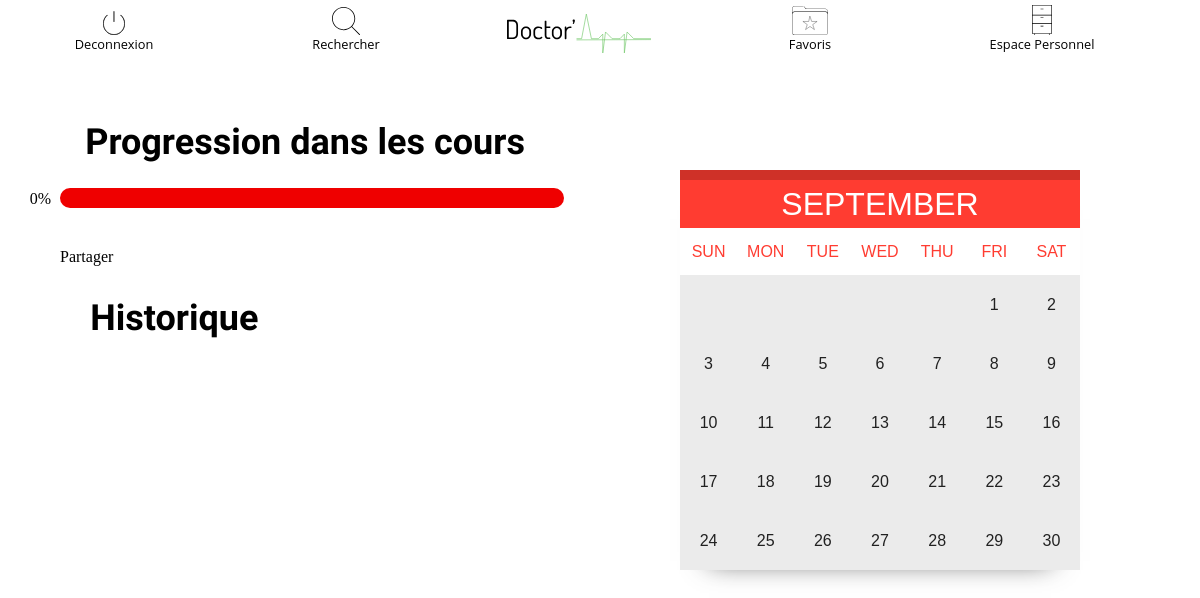
The app's page /users/organisation (signed in), older data.
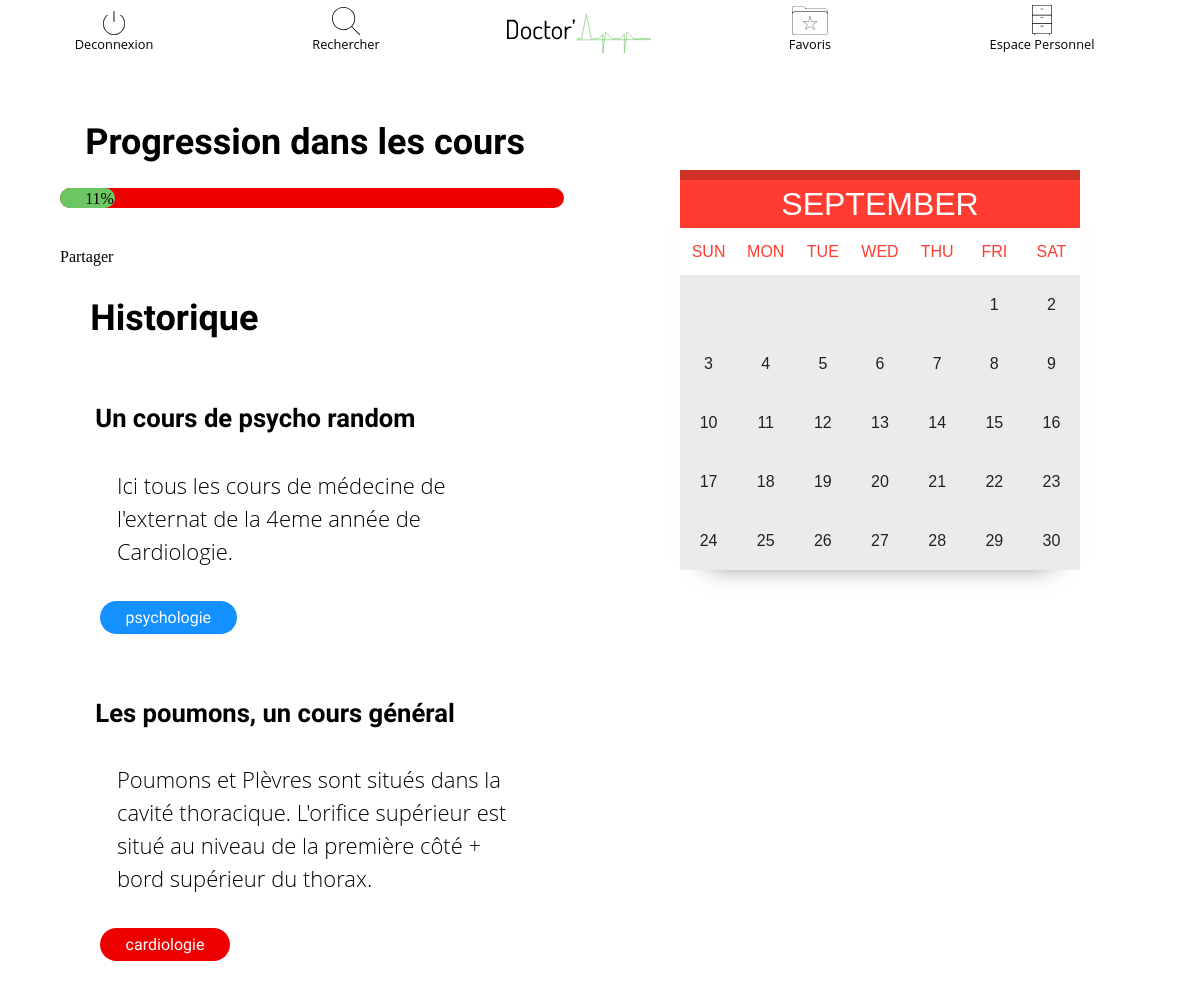
The same page, newer data.
### tables this page shows
CREATE TABLE `cours` (
  `id` int(11) NOT NULL,
  `name` varchar(255) NOT NULL,
  `content` text NOT NULL,
  `mat_id` int(11) NOT NULL,
  `tag_id` int(11) NOT NULL,
  `full_content` text NOT NULL
);

CREATE TABLE `tags` (
  `id` int(11) NOT NULL,
  `name` varchar(20) NOT NULL,
  `color` varchar(20) NOT NULL
);

### classes/Boostrap.php (called while the page is built)
<?php
class Bootstrap {
    private $_controller;
    private $_action;
    private $_request;
    public function __construct($request)
    {
        $this->_request = $request;
        if ($this->_request['controller'] == "") {
            $this->_controller = "home";
        } else {
            $this->_controller = $this->_request['controller'];
        }
        if ($this->_request['action'] == "") {
            $this->_action = "index";
        } else {
            $this->_action = $this->_request['action'];
        }
    }
    public function createController(){
        if(class_exists($this->_controller)){
            $parents = class_parents($this->_controller);
            if(in_array("Controller", $parents)){
                if(method_exists($this->_controller, $this->_action)){
                    return new $this->_controller($this->_action, $this->_request);
                } else {
                    return new $this->_controller("error404", $this->_request);
                    return;
                }
            } else {
                return new $this->_controller("error404", $this->_request);
                return;
            }
        } else {
            return new $this->_controller("error404", $this->_request);
            return;
        }
    }
}

### controllers/users.php (called while the page is built, shortened)
<?php
class Users extends Controller
{
    protected function organisation()
    {
        $viewmodel = new UserModel();
        $this->returnView($viewmodel->organisation(), false);
    }
}

### classes/Model.php (called while the page is built, shortened)
<?php
abstract class Model
{
    public function __construct()
    {
        $this->_db = new PDO(DBN, DB_USER, DB_PASS);
    }
}

### model/user.php (called while the page is built, shortened)
<?php
class UserModel extends Model
{
    public function organisation()
    {
        $sql = "SELECT cours.id as cours_id, cours.name as cours_name, cours.tag_id as tag, cours.content as cours_content, tags.name as tag_name, tags.color as tag_color FROM (((`users`
                INNER JOIN `history` ON users.id = history.user_id)
                INNER JOIN `cours` ON history.cours_id = cours.id)
                INNER JOIN `tags` ON tags.id = cours.tag_id) WHERE users.id = :id ORDER BY history.id DESC";
        $this->_stmt = $this->_db->prepare($sql);
        $this->_stmt->bindValue(':id', $_SESSION['id']);
        $this->_stmt->execute();
        $row = $this->_stmt->fetchAll(PDO::FETCH_ASSOC);
        $stmt = $this->_db->prepare('SELECT COUNT(*) FROM `cours`');
        $stmt->execute();
        $roow = $stmt->fetchColumn();
        $stmt_progress = $this->_db->prepare('SELECT COUNT(*) FROM `history` WHERE user_id = :id');
        $stmt_progress->bindValue(':id', $_SESSION['id']);
        $stmt_progress->execute();
        $rows = $stmt_progress->fetchColumn();
        $row_final['history'] = $row;
        $row_final['total'] = $roow;
        $row_final['count'] = $rows;
        $row_final['width'] = (int) ($rows / $roow * 100);
        return $row_final;
    }
}

### views/users/organisation.php (the view, shortened to what this page needs)
<!doctype html>
<html lang="fr">
<head>
    <link rel="stylesheet" href="../assets/styles/main.css">
</head>
<body>
<?php require "includes/nav_bar.php"?>
<section id="calendar">
    <div id="wrapOverall">
        <div id="calendar">
            <table>
                <div id="month">
                    <th class="month" colspan="7">SEPTEMBER</th>
                </div>
                <div id="weeks">
                    <tr class="weeks">
                        <td>SUN</td>
                        <td>MON</td>
                        <td>TUE</td>
                        <td>WED</td>
                        <td>THU</td>
                        <td>FRI</td>
                        <td>SAT</td>
                    </tr>
                </div>
                <div id="days">
                    <tr class="week1">
                        <td></td>
                        <td></td>
                        <td></td>
                        <td></td>
                        <td></td>
                        <td class="days">1</td>
                        <td class="days">2</td>
                    </tr>
                    <tr class="week2">
                        <td class="days">3</td>
                        <td class="days">4</td>
                        <td class="days">5</td>
                        <td class="days">6</td>
                        <td class="days">7</td>
                        <td class="days">8</td>
                        <td class="days">9</td>
                    </tr>
                    <tr class="week3">
                        <td class="days">10</td>
                        <td class="days">11</td>
                        <td class="days">12</td>
                        <td class="days">13</td>
                        <td class="days">14</td>
                        <td class="days">15</td>
                        <td class="days">16</td>
                    </tr>
                    <tr class="week4">
                        <td class="days">17</td>
                        <td class="days">18</td>
                        <td class="days">19</td>
                        <td class="days">20</td>
                        <td class="days">21</td>
                        <td class="days">22</td>
                        <td class="days">23</td>
                    </tr>
                    <tr class="week5">
                        <td class="days">24</td>
                        <td class="days">25</td>
                        <td class="days">26</td>
                        <td class="days">27</td>
                        <td class="days">28</td>
                        <td class="days">29</td>
                        <td class="days">30</td>
                    </tr>
                </div>
            </table>
        </div>
</section>
<section id="historique">
    <h2 style="font-size: 36px;">Progression dans les cours</h2>
    <div style="width: 100%; height: 20px; background: #EF0000;margin-bottom: 40px; border-radius: 10px;position: relative;" class="jauge">
        <div style="width: <?=$viewmodel['width']?>%; height: 20px; background: #6AC761; border-radius: 10px;"></div>
        <p style="position: absolute;top: 2px;left: <?=$viewmodel['width'] - 6?>%;"><?=$viewmodel['width']?>%</p>
    </div>
    <div class="fb-share-button" data-href="http://vivianebadach.eu/doctorapp" data-layout="button" data-size="large" data-mobile-iframe="false"><a class="fb-xfbml-parse-ignore" target="_blank" href="https://www.facebook.com/sharer/sharer.php?u=http%3A%2F%2Fvivianebadach.eu%2F&amp;src=sdkpreparse">Partager</a></div>
    <h1 style="font-size: 36px;margin-top: 10px;">Historique</h1>
    <?php foreach ($viewmodel['history'] as $item): ?>
        <article class="article" style="margin: 25px auto;">
            <a href="<?=ROOT_URL . 'courses/articles/' . $item['cours_id']?>">
                <h2><?=$item['cours_name']?></h2>
                <p><?=$item['cours_content']?></p>
                <div class="<?=$item['tag_color']?>_tag"><?=$item['tag_name']?></div>
            </a>
        </article>
    <?php endforeach; ?>
</section>
</body>
</html>

### index.php (shortened to what this page needs)
<?php
require 'classes/Boostrap.php';
require 'classes/Controller.php';
require 'classes/Model.php';
require "controllers/users.php";
require "model/user.php";
$bootstrap = new Bootstrap($_GET);
$controller = $bootstrap->createController();
if ($controller) {
    $controller->executeAction();
}

### classes/Controller.php (shortened to what this page needs)
<?php
abstract class Controller
{
    protected $_action;
    public function __construct($action, $request)
    {
        $this->_action = $action;
    }
    public function executeAction()
    {
        return $this->{$this->_action}();
    }
    protected function returnView($viewmodel, $fullview)
    {
        $view = "views/" . get_class($this) . "/" . $this->_action . ".php";
        if ($fullview) {
            require 'views/main.php';
        } else {
            require($view);
        }
    }
}

### includes/nav_bar.php
<nav id="nav_bar">
    <ul>
        <li class="onglet">
            <a href="<?=ROOT_URL . 'users/logout'?>">
                <img src="../assets/img-layout/Pictos/deconnexion.svg" alt="picto deconnexion">
                <span>
                    Deconnexion
                </span>
            </a>
        </li>
        <li class="onglet">
            <a href="<?=ROOT_URL . 'courses/search'?>">
                <img src="../assets/img-layout/Pictos/search.svg" alt="picto search">
                <span>
                    Rechercher
                </span>
            </a>
        </li>
        <li class="onglet">
            <a href="<?=ROOT_URL?>">
                <img src="../assets/img-layout/Pictos/doctorapp.svg" alt="picto accueil">
            </a>
        </li>
        <li class="onglet">
            <a href="<?=ROOT_URL . 'users/favoris'?>">
                <img src="../assets/img-layout/Pictos/favoris.svg" alt="picto favoris">
                <span>
                    Favoris
                </span>
            </a>
        </li>
        <li class="onglet">
            <a href="<?=ROOT_URL . 'users/organisation'?>">
                <img src="../assets/img-layout/Pictos/organisaio.svg" alt="picto organisation">
                <span>
                    Espace Personnel
                </span>
            </a>
        </li>
    </ul>
</nav>

### assets/styles/main.css (style rules this page uses)
* { margin: 0; padding: 0; }
img { display: block; max-width: 100%; width: auto; height: auto; }
*, *:before, *:after { box-sizing: border-box; }
h2 { font-family: 'Dosis', sans-serif; font-weight: 700; padding: 5%; }
h1 { text-align: center; padding: 4% 0; font-family: 'Dosis', sans-serif; font-weight: 400; background: rgba(255, 255, 255, 0.6); }
a { text-decoration: none; color: black; }
#nav_bar { width: 100%; margin: 0 auto; position: fixed; z-index: 420; bottom: 0; height: 50px; background: rgba(255, 255, 255, 0.9); }
.onglet { position: relative; list-style-type: none; text-align: center; width: 19%; margin: 0; display: inline-block; padding-top: 5px; transition: 0.3s; }
.onglet:first-child img { width: 22px; margin: 0 auto; }
.onglet:nth-child(3) { vertical-align: bottom; }
.onglet:nth-child(2) img { width: 28px; margin: 0 auto; }
.onglet:nth-child(3) img { width: 146px; margin: 0 auto; }
.onglet:nth-child(4) img { width: 36px; margin: 0 auto; }
.onglet:last-child img { width: 20px; margin: 0 auto; }
.onglet span { font-family: 'Open sans', sans-serif; font-size: 0.8em; text-align: center; color: black; }
.article { width: 90%; margin: 5% auto -2% auto; background: white; padding: 2%; line-height: 33px; border-radius: 6px; font-size: 22px; font-weight: 200; position: relative; }
.article h2 { font-family: 'Dosis', sans-serif; font-size: 1.6rem; padding: 2% 0; width: 90%; }
.article p { font-family: 'Open sans', sans-serif; padding: 2% 0 2% 5%; margin: 1rem auto; }
.article div { padding: 0 6%; font-size: 1rem; font-weight: 500; }
.yellow_tag, .red_tag, .blue_tag, .green_tag, .purple_tag { font-weight: 500; }
.red_tag { background: #ee0000; font-family: 'Dosis', sans-serif; padding: 1% 3%; border-radius: 33px; width: auto; text-align: center; color: white; display: inline-block; margin: 2% 1%; }
.blue_tag { background: #1490FF; font-family: 'Dosis', sans-serif; padding: 1% 3%; border-radius: 33px; width: auto; text-align: center; color: white; display: inline-block; margin: 2% 1%; }
#calendar { float: right; margin: 5% 5%; position: fixed; right: 5%; }
#historique .article { width: 90%; margin: 13% auto; }
#historique { width: 42%; float: left; margin: 8% 5%; }
#historique h1 { font-family: 'Dosis', sans-serif; font-size: 4rem; font-weight: 600; text-align: left; margin: 1% 6%; }
table { width: 400px; height: 400px; background: #ebebeb; margin: 50px auto; border-collapse: collapse; box-shadow: 0 20px 26px -29px rgba(0,0,0,0.75); }
.month { background: #FF3C31; color: #fff; font: 2em/1em arial; height: 45px; border-top: solid 10px #CF3128; }
.weeks { background: #fff; height: 40px; font: 1em/1em arial; color: #FF3C31; text-align: center; }
.week1 td { height: 50px; width: 50px; text-align: center; font: 500 1em/1em arial; color: #212121; }
.week2 td { height: 50px; width: 50px; text-align: center; font: 500 1em/1em arial; color: #212121; }
.week3 td { height: 50px; width: 50px; text-align: center; font: 500 1em/1em arial; color: #212121; }
.week4 td { height: 50px; width: 50px; text-align: center; font: 500 1em/1em arial; color: #212121; }
.week5 td { height: 50px; width: 50px; text-align: center; font: 500 1em/1em arial; color: #212121; }
@media screen and (min-width: 468px) { .article { width: 80%; margin: 0 auto; } }
@media screen and (min-width: 468px) { #nav_bar { position: fixed; top: 0; height:62px; } }
@media screen and (min-width: 468px) { .onglet:nth-child(3) img { width: 146px; margin: 0 auto; } }

Row changes from the older to the newer data that the page shows:
now on this page (row edited): cours: name "Un cours de psycho random", content "Ici tous les cours de médecine de l'externat de la 4eme année de Cardiologie.", tag.name "psychologie"
now on this page (row edited): cours: name "Les poumons, un cours général", content "Poumons et Plèvres sont situés dans la cavité thoracique. L'orifice supérieur est situé au niveau de la première côté + bord supérieur du thorax.", tag.name "cardiologie"
Text that changed along with them:
$viewmodel['width']: "0" → "11"
